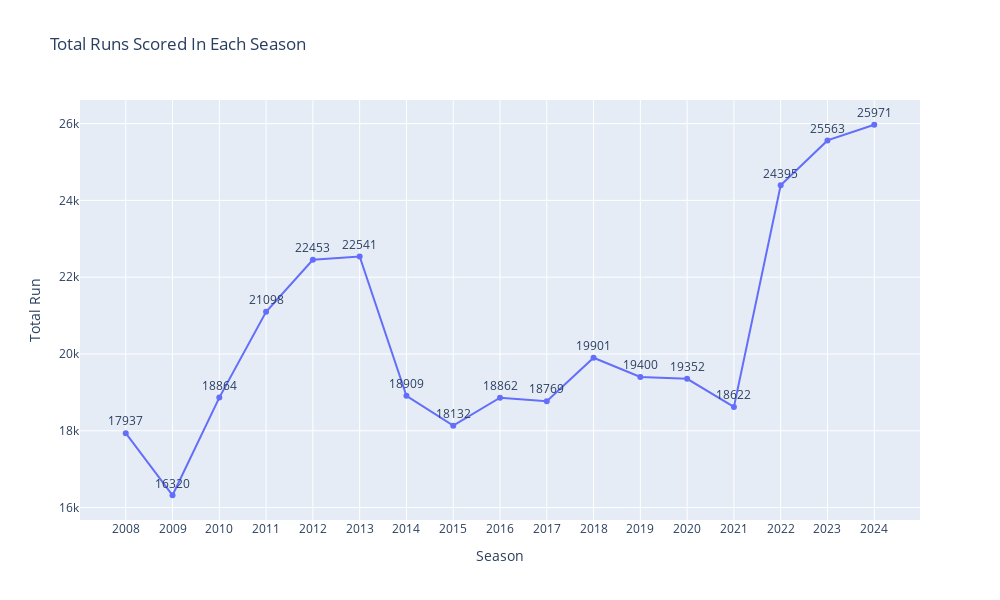

Notebook code cell kept with this figure:
### Markdown cell above
2. How many runs were scored in each season ?

### Code cell
import plotly.express as px

## Group by season and sum
total_runs_per_season = matches.groupby('season')[['inning1_runs', 'inning2_runs']].sum().reset_index()

total_runs_per_season['Total_Run'] = total_runs_per_season['inning1_runs'] + total_runs_per_season['inning2_runs']

total_runs_per_season = total_runs_per_season[['season','Total_Run']]
total_runs_per_season.columns = ['Season', 'Total_Run']

## Plot
fig = px.line(total_runs_per_season, x = 'Season', y = 'Total_Run',
             width = 1000,
             height = 600,
                text = 'Total_Run',
                title = 'Total Runs Scored In Each Season',
                labels = {'Season' : 'Season', 'Total_Run' : 'Total Run'},
                )

## Format text and Layout
fig.update_traces(textposition = 'top center')
fig.update_layout(xaxis = dict(type='category'))
fig.show()

### Figure 1 — Plotly figure (JSON) as saved in the notebook; plotly's stock layout.template omitted (floating-point values rounded to 4 significant figures)
{"data": [{"hovertemplate": "Season=%{x}<br>Total Run=%{text}<extra></extra>", "legendgroup": "", "line": {"color": "#636efa", "dash": "solid"}, "marker": {"symbol": "circle"}, "mode": "lines+markers+text", "name": "", "orientation": "v", "showlegend": false, "text": [17937, 16320, 18864, 21098, 22453, 22541, 18909, 18132, 18862, 18769, 19901, 19400, 19352, 18622, 24395, 25563, 25971], "textposition": "top center", "type": "scatter", "x": ["2008", "2009", "2010", "2011", "2012", "2013", "2014", "2015", "2016", "2017", "2018", "2019", "2020", "2021", "2022", "2023", "2024"], "xaxis": "x", "y": [17937, 16320, 18864, 21098, 22453, 22541, 18909, 18132, 18862, 18769, 19901, 19400, 19352, 18622, 24395, 25563, 25971], "yaxis": "y"}], "layout": {"height": 600, "legend": {"tracegroupgap": 0}, "title": {"text": "Total Runs Scored In Each Season"}, "width": 1000, "xaxis": {"anchor": "y", "autorange": true, "domain": [0, 1], "range": [-0.978, 16.98], "title": {"text": "Season"}, "type": "category"}, "yaxis": {"anchor": "x", "autorange": true, "domain": [0, 1], "range": [15680.0, 26620.0], "title": {"text": "Total Run"}, "type": "linear"}}}
